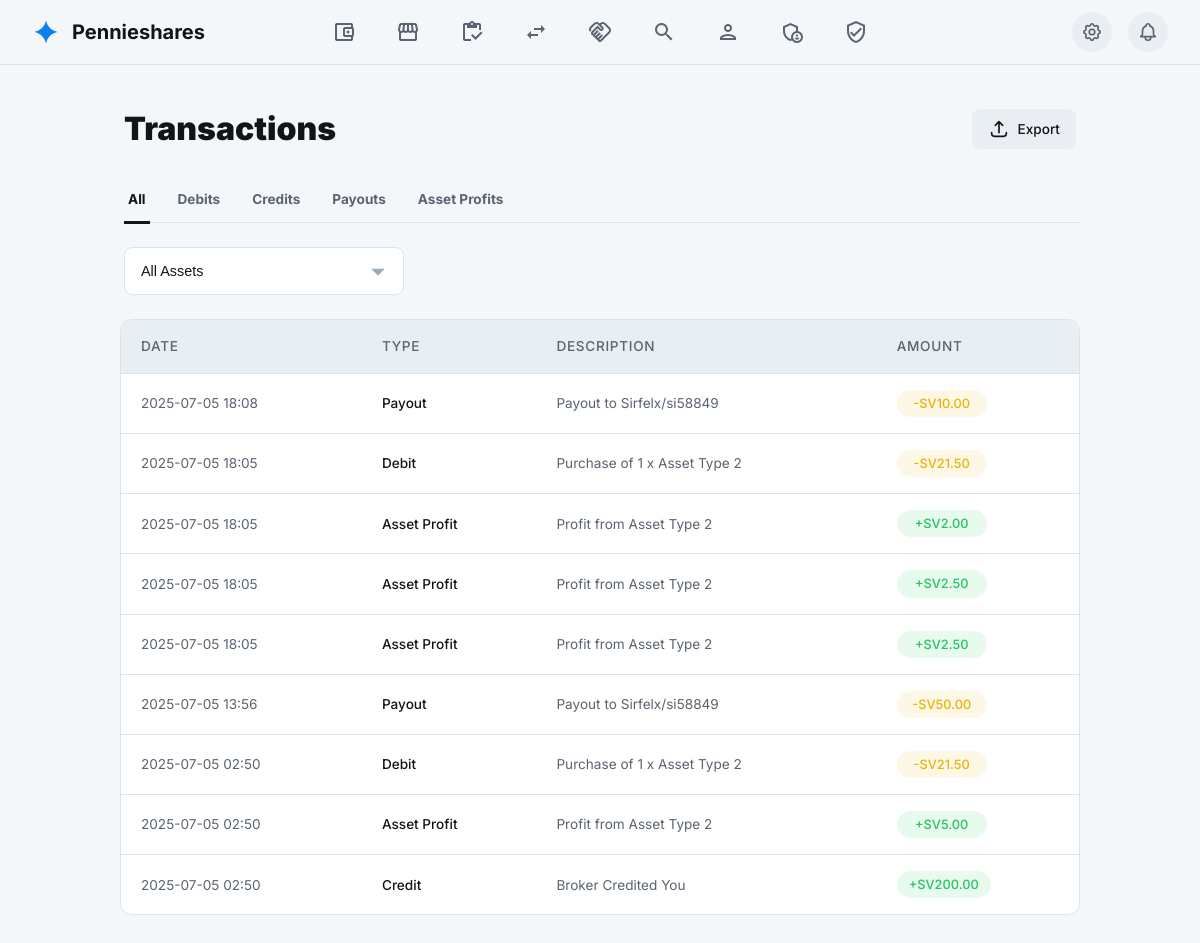
The page /transactions (signed in) on the database its author committed.
### tables this page shows
CREATE TABLE wallet_transactions (
        id INTEGER PRIMARY KEY AUTOINCREMENT,
        user_id INTEGER NOT NULL,
        type TEXT NOT NULL, -- e.g., 'credit', 'debit', 'transfer_in', 'transfer_out', 'asset_profit'
        amount DECIMAL(10, 2) NOT NULL,
        description TEXT,
        created_at DATETIME DEFAULT CURRENT_TIMESTAMP,
        FOREIGN KEY(user_id) REFERENCES users(id) ON DELETE CASCADE
    );

### src/functions.php (called while the page is built, shortened)
<?php
function getPaginatedWalletTransactions($pdo, $userId, $limit, $offset, $type = null) {
    $sql = "SELECT * FROM wallet_transactions WHERE user_id = ?";
    $params = [$userId];
    $sql .= " ORDER BY created_at DESC LIMIT ? OFFSET ?";
    $params[] = $limit;
    $params[] = $offset;
    $stmt = $pdo->prepare($sql);
    $stmt->execute($params);
    return $stmt->fetchAll(PDO::FETCH_ASSOC);
}
?>

### pages/transactions.php (the view, shortened to what this page needs)
<?php
require_once __DIR__ . '/../src/functions.php';
$loggedInUser = $_SESSION['user'];
$loggedInUserId = $loggedInUser['id'];
$transactions_per_page = 12;
$current_page = isset($_GET['page']) && is_numeric($_GET['page']) ? (int)$_GET['page'] : 1;
$offset = ($current_page - 1) * $transactions_per_page;
$filter_type = isset($_GET['type']) ? $_GET['type'] : 'all';
$transactions = getPaginatedWalletTransactions($pdo, $loggedInUserId, $transactions_per_page, $offset, $filter_type);
require_once __DIR__ . '/../assets/template/intro-template.php';
?>
<main>
    <div class="container">
        <div class="page-header">
            <h1 class="page-title">Transactions</h1>
            <button class="btn" id="export-btn">
                <svg class="icon" xmlns="http://www.w3.org/2000/svg" fill="none" viewBox="0 0 24 24" stroke="currentColor"><path stroke-linecap="round" stroke-linejoin="round" d="M4 16v1a3 3 0 003 3h10a3 3 0 003-3v-1m-4-8l-4-4m0 0L8 8m4-4v12" /></svg>
                <span>Export</span>
            </button>
        </div>
        <div class="tabs-nav" id="tabs-container">
            <a href="?type=all" class="tab-link <?php echo ($filter_type == 'all') ? 'active' : ''; ?>" data-filter="all">All</a>
            <a href="?type=debit" class="tab-link <?php echo ($filter_type == 'debit') ? 'active' : ''; ?>" data-filter="debit">Debits</a>
            <a href="?type=credit" class="tab-link <?php echo ($filter_type == 'credit') ? 'active' : ''; ?>" data-filter="credit">Credits</a>
            <a href="?type=payout" class="tab-link <?php echo ($filter_type == 'payout') ? 'active' : ''; ?>" data-filter="payout">Payouts</a>
            <a href="?type=asset_profit" class="tab-link <?php echo ($filter_type == 'asset_profit') ? 'active' : ''; ?>" data-filter="asset_profit">Asset Profits</a>
        </div>
        <div class="filter-controls">
            <select class="form-select" aria-label="Filter by asset">
                <option value="all">All Assets</option>
            </select>
        </div>
        <div class="table-container">
            <table class="history-table">
                <thead>
                    <tr>
                        <th>Date</th>
                        <th>Type</th>
                        <th>Description</th>
                        <th>Amount</th>
                    </tr>
                </thead>
                <tbody id="history-table-body">
                    <?php foreach ($transactions as $transaction): ?>
                        <tr data-type="<?php echo htmlspecialchars($transaction['type']); ?>">
                            <td><?php echo htmlspecialchars(date('Y-m-d H:i', strtotime($transaction['created_at']))); ?></td>
                            <td class="text-main"><?php echo htmlspecialchars(ucwords(str_replace(['_', 'transfer_in', 'transfer_out'], [' ', 'credit', 'payout'], $transaction['type']))); ?></td>
                            <td><?php echo htmlspecialchars($transaction['description']); ?></td>
                            <td>
                                <span class="status-badge <?php echo htmlspecialchars($transaction['type']); ?>">
                                    <?php echo ($transaction['type'] === 'debit' || $transaction['type'] === 'transfer_out' || $transaction['type'] === 'payout') ? '-' : '+'; ?>SV<?php echo number_format(abs($transaction['amount']), 2); ?>
                                </span>
                            </td>
                        </tr>
                    <?php endforeach; ?>
                </tbody>
            </table>
        </div>
    </div>
</main>
<?php
require_once __DIR__ . '/../assets/template/end-template.php';
?>

### assets/template/intro-template.php (style rules this page uses)
:root { --font-primary: 'Inter', 'Noto Sans', sans-serif; --bg-primary-light: #f4f7fa; --bg-secondary-light: #ffffff; --bg-tertiary-light: #e9eef2; --text-primary-light: #111418; --text-secondary-light: #5a6470; --border-color-light: #dde3e9; --accent-color-light: #0c7ff2; --accent-text-light: #ffffff; --bg-primary-dark: #111418; --bg-secondary-dark: #1b2127; --bg-tertiary-dark: #283039; --text-primary-dark: #ffffff; --text-secondary-dark: #9cabba; --border-color-dark: #3b4754; --accent-color-dark: #0c7ff2; --accent-text-dark: #ffffff; --bg-primary: var(--bg-primary-light); --bg-secondary: var(--bg-secondary-light); --bg-tertiary: var(--bg-tertiary-light); --text-primary: var(--text-primary-light); --text-secondary: var(--text-secondary-light); --border-color: var(--border-color-light); --accent-color: var(--accent-color-light); --accent-text: var(--accent-text-light); }
*, *::before, *::after { box-sizing: border-box; margin: 0; padding: 0; }
body { font-family: var(--font-primary); background-color: var(--bg-primary); color: var(--text-primary); min-height: 100vh; font-size: 16px; line-height: 1.5; transition: background-color 0.3s ease, color 0.3s ease; overflow-x: hidden; }
a { text-decoration: none; color: inherit; transition: color 0.2s ease; }
button { font-family: inherit; cursor: pointer; border: none; background: none; color: inherit; }
.icon { width: 24px; height: 24px; stroke-width: 2; display: inline-block; vertical-align: middle; }

### rows shown on the page
wallet_transactions: created_at "2025-07-05 18:08", type "Payout", description "Payout to Sirfelx/si58849", amount "10.00"
wallet_transactions: created_at "2025-07-05 18:05", type "Debit", description "Purchase of 1 x Asset Type 2", amount "21.50"
wallet_transactions: created_at "2025-07-05 18:05", type "Asset Profit", description "Profit from Asset Type 2", amount "2.00"
wallet_transactions: created_at "2025-07-05 18:05", type "Asset Profit", description "Profit from Asset Type 2", amount "2.50"
wallet_transactions: created_at "2025-07-05 18:05", type "Asset Profit", description "Profit from Asset Type 2", amount "2.50"
wallet_transactions: created_at "2025-07-05 13:56", type "Payout", description "Payout to Sirfelx/si58849", amount "50.00"
wallet_transactions: created_at "2025-07-05 02:50", type "Debit", description "Purchase of 1 x Asset Type 2", amount "21.50"
wallet_transactions: created_at "2025-07-05 02:50", type "Asset Profit", description "Profit from Asset Type 2", amount "5.00"
wallet_transactions: created_at "2025-07-05 02:50", type "Credit", description "Broker Credited You", amount "200.00"
